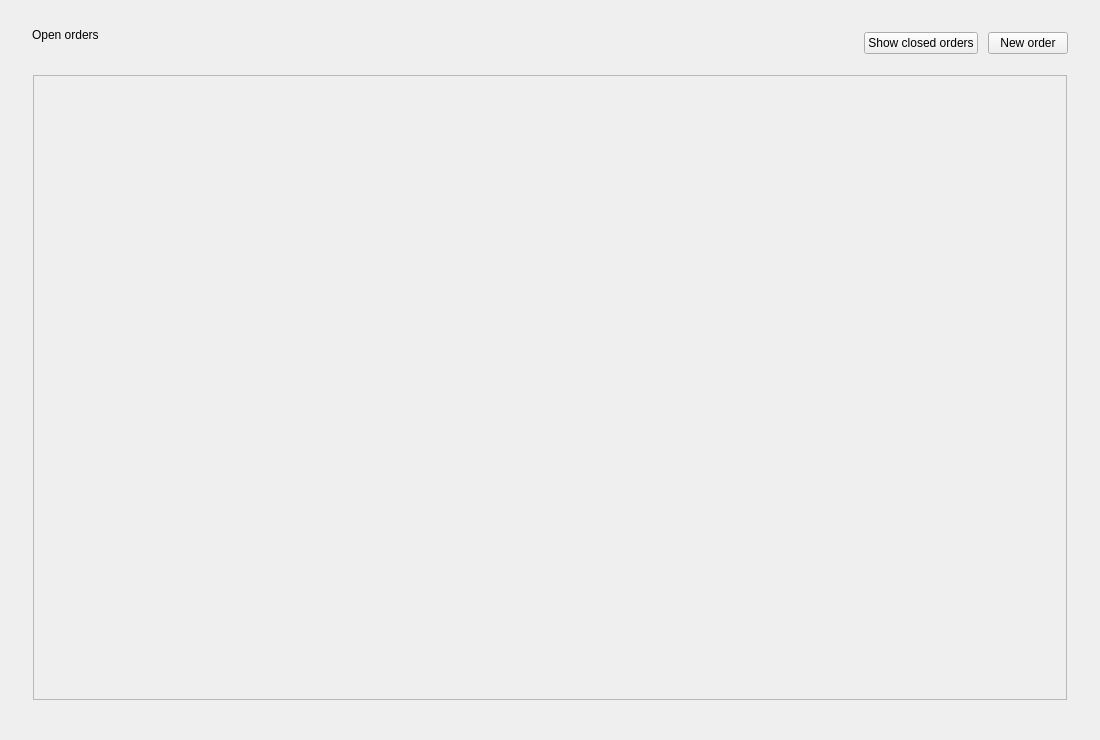
<?xml version="1.0" encoding="UTF-8"?>
<ui version="4.0">
 <class>Form</class>
 <widget class="QWidget" name="Form">
  <property name="geometry">
   <rect>
    <x>0</x>
    <y>0</y>
    <width>1100</width>
    <height>740</height>
   </rect>
  </property>
  <layout class="QVBoxLayout" name="page_layout">
   <property name="spacing">
    <number>16</number>
   </property>
   <property name="leftMargin">
    <number>32</number>
   </property>
   <property name="topMargin">
    <number>28</number>
   </property>
   <property name="rightMargin">
    <number>32</number>
   </property>
   <property name="bottomMargin">
    <number>32</number>
   </property>
   <item>
    <layout class="QHBoxLayout" name="toolbar_layout">
     <property name="spacing">
      <number>10</number>
     </property>
     <item>
      <layout class="QVBoxLayout" name="toolbar_title_layout">
       <property name="spacing">
        <number>2</number>
       </property>
       <item>
        <widget class="QLabel" name="title_label">
         <property name="text">
          <string>Open orders</string>
         </property>
         <property name="role" stdset="0">
          <string>h2</string>
         </property>
        </widget>
       </item>
       <item>
        <widget class="QLabel" name="orders_count_label">
         <property name="text">
          <string/>
         </property>
         <property name="role" stdset="0">
          <string>muted</string>
         </property>
        </widget>
       </item>
      </layout>
     </item>
     <item>
      <spacer name="spacer_1">
       <property name="orientation">
        <enum>Qt::Horizontal</enum>
       </property>
       <property name="sizeHint" stdset="0">
        <size>
         <width>40</width>
         <height>20</height>
        </size>
       </property>
      </spacer>
     </item>
     <item>
      <widget class="QPushButton" name="show_closed_btn">
       <property name="text">
        <string>Show closed orders</string>
       </property>
       <property name="cursor">
        <cursorShape>PointingHandCursor</cursorShape>
       </property>
       <property name="checkable">
        <bool>true</bool>
       </property>
       <property name="autoDefault">
        <bool>false</bool>
       </property>
       <property name="variant" stdset="0">
        <string>chip</string>
       </property>
      </widget>
     </item>
     <item>
      <widget class="QPushButton" name="new_order_btn">
       <property name="text">
        <string>New order</string>
       </property>
       <property name="cursor">
        <cursorShape>PointingHandCursor</cursorShape>
       </property>
       <property name="autoDefault">
        <bool>false</bool>
       </property>
       <property name="variant" stdset="0">
        <string>primary</string>
       </property>
      </widget>
     </item>
    </layout>
   </item>
   <item>
    <widget class="QFrame" name="table_card">
     <property name="card" stdset="0">
      <string>true</string>
     </property>
     <layout class="QVBoxLayout" name="table_card_layout">
      <property name="spacing">
       <number>0</number>
      </property>
      <property name="leftMargin">
       <number>1</number>
      </property>
      <property name="topMargin">
       <number>1</number>
      </property>
      <property name="rightMargin">
       <number>1</number>
      </property>
      <property name="bottomMargin">
       <number>8</number>
      </property>
      <item>
       <layout class="QVBoxLayout" name="table_header_layout">
        <property name="spacing">
         <number>0</number>
        </property>
       </layout>
      </item>
      <item>
       <widget class="QScrollArea" name="orders_scrollArea">
        <property name="widgetResizable">
         <bool>true</bool>
        </property>
        <property name="horizontalScrollBarPolicy">
         <enum>Qt::ScrollBarAlwaysOff</enum>
        </property>
        <widget class="QWidget" name="scrollAreaWidgetContents_orders">
         <layout class="QVBoxLayout" name="verticalLayout">
          <property name="spacing">
           <number>0</number>
          </property>
          <property name="leftMargin">
           <number>0</number>
          </property>
          <property name="topMargin">
           <number>0</number>
          </property>
          <property name="rightMargin">
           <number>0</number>
          </property>
          <property name="bottomMargin">
           <number>0</number>
          </property>
          <item>
           <layout class="QVBoxLayout" name="orders_widget">
            <property name="spacing">
             <number>0</number>
            </property>
           </layout>
          </item>
          <item>
           <spacer name="spacer_2">
            <property name="orientation">
             <enum>Qt::Vertical</enum>
            </property>
            <property name="sizeHint" stdset="0">
             <size>
              <width>20</width>
              <height>40</height>
             </size>
            </property>
           </spacer>
          </item>
         </layout>
        </widget>
       </widget>
      </item>
     </layout>
    </widget>
   </item>
  </layout>
 </widget>
 <resources/>
 <connections/>
</ui>
